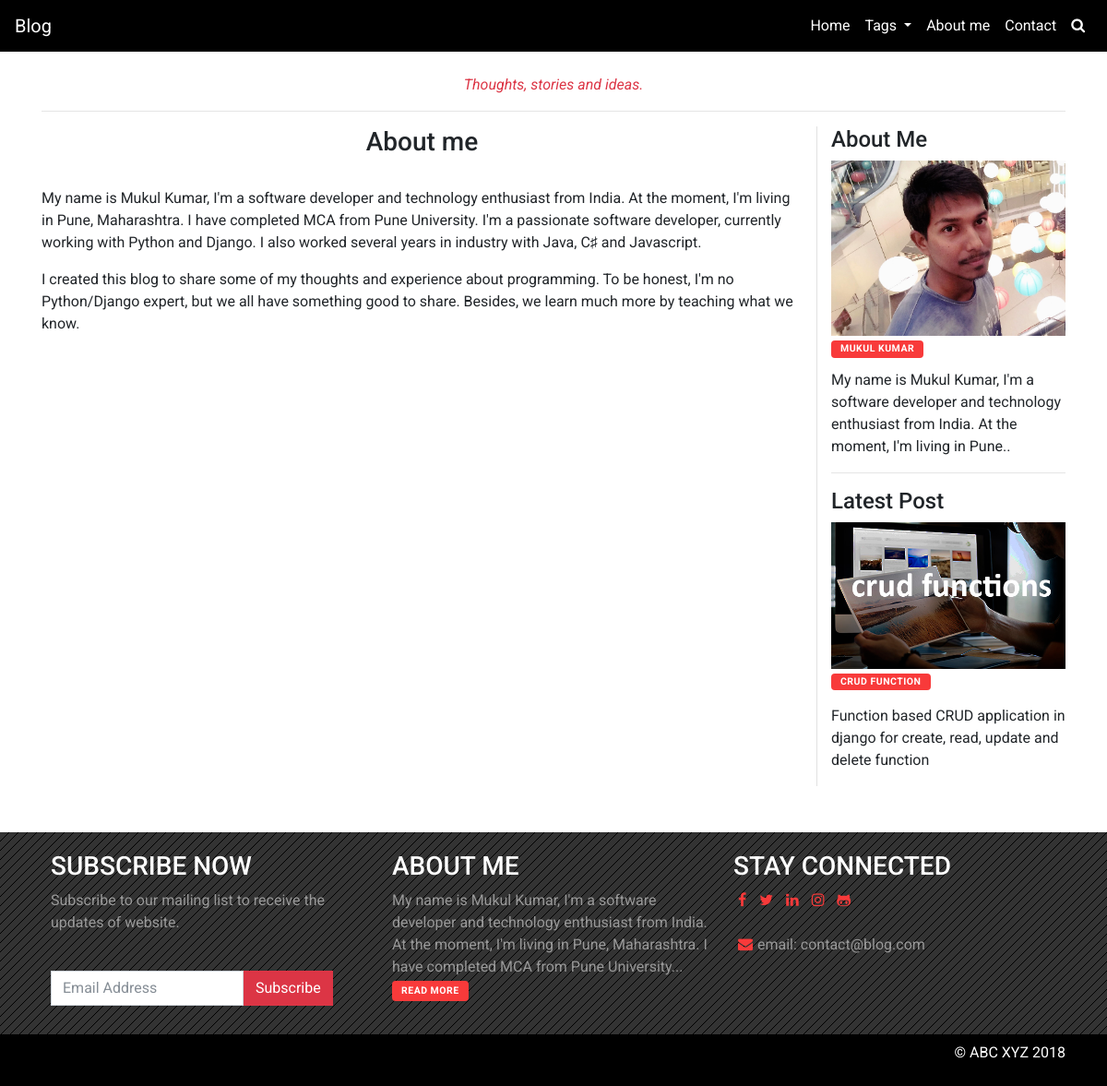
The page /about/ on the database its author committed.
### blogapp/models.py (models this page shows, shortened)
class Blog(models.Model):
    title = models.CharField(max_length=100, blank=False, null=False)
    post_image = models.ImageField(upload_to = 'post_img/', default = 'post_img/post.png', blank=True, null=True)
    tag = models.ForeignKey(Tags, models.DO_NOTHING)
    user = models.ForeignKey(User, models.DO_NOTHING)
    created_at = models.DateTimeField(auto_now_add=True)
    updated_at = models.DateTimeField(auto_now=True)
    description = models.TextField(blank=False, null=False)
    short_description = models.TextField(blank=False, null=False)
    class Meta:
        verbose_name = 'Blog'
        verbose_name_plural = 'Blogs'

### blogapp/views.py (the view)
# urls.py: url(r'^about/', views.About.as_view(template_name='about.html'), name='about'),
class About(TemplateView):
    def get(self, request, **kwargs):
        tagdetails = Tags.objects.all()
        latestblog = Blog.objects.latest('id')
        return render(request, self.template_name, { 'tagdetails': tagdetails, 'latestblog': latestblog })

### templates/about.html (shortened to what this page needs)
{% extends 'base.html' %}
{% load static %}
{% block content %}
    <div class="container">
        <div class="row">
            <div class="col-md-12 text-center">
                <br>
                <p class="text-danger"><i>Thoughts, stories and ideas.</i></p>
                <hr>
            </div>
        </div>
        <div class="row">
            <div class="col-md-9">
                <h3 class="text-center">About me</h3>
                <br>
                <p>My name is Mukul Kumar, I'm a software developer and technology enthusiast from India. At the moment, I'm living in Pune, Maharashtra. I have completed MCA from Pune University. I'm a passionate software developer, currently working with Python and Django. I also worked several years in industry with Java, C♯ and Javascript.</p>
                <p>I created this blog to share some of my thoughts and experience about programming. To be honest, I'm no Python/Django expert, but we all have something good to share. Besides, we learn much more by teaching what we know.</p>
            </div>
            <div class="col-md-3 sidebar">
                <div class="widget_content">
                    <div class="widget-title">
                        <h4>About Me</h4>
                    </div>
                    <div class="widget-content">
                        <img src="{% static 'images/img_profile.jpg' %}" class="img-fluid">
                        <h2><a href="{% url 'about' %}" class="category sidebar-btn">Mukul Kumar</a></h2>
                        <p>My name is Mukul Kumar, I'm a software developer and technology enthusiast from India. At the moment, I'm living in Pune..</p>
                    </div>
                </div>
                <hr>
                <div class="widget_content">
                    <div class="widget-title">
                        <h4>Latest Post</h4>
                    </div>
                    <div class="widget-content">
                        <img src="{{ latestblog.post_image.url }}" class="img-fluid">
                        <h2><a href="{% url 'post' post_id=latestblog.id %}" class="category sidebar-btn">{{ latestblog.title }}</a></h2>
                        {% autoescape off %}
                            <p>{{ latestblog.short_description }}</p>
                        {% endautoescape %}
                    </div>
                </div>
            </div>
        </div>
    </div>
{% endblock %}

### static/css/style.css (style rules this page uses)
body { font-family: 'Roboto', sans-serif; overflow: hidden; }
.category { background: #F83A3A; display: inline-block; text-transform: uppercase; border-radius: 4px; font-size: 10.5px; color: #FFFFFF; padding: 3px 10px; letter-spacing: 0.5px; font-weight: 700; }
.sidebar { border-left: 1px solid #E1E1E1; }
.widget-title { position: relative; }
.widget-content h2 { font-size: 14px; margin: 0px; font-weight: 600; margin-bottom: 12px; }
.sidebar-btn { margin-top: 5px; }

### rows shown on the page
Blog: post_image (picture), title "CRUD FUNCTION", short_description "Function based CRUD application in django for create, read, update and delete function"
